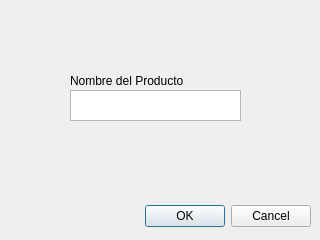
<?xml version="1.0" encoding="UTF-8"?>
<ui version="4.0">
 <class>Dialog</class>
 <widget class="QDialog" name="Dialog">
  <property name="geometry">
   <rect>
    <x>0</x>
    <y>0</y>
    <width>320</width>
    <height>240</height>
   </rect>
  </property>
  <property name="windowTitle">
   <string>Dialog</string>
  </property>
  <widget class="QDialogButtonBox" name="buttonBox">
   <property name="geometry">
    <rect>
     <x>10</x>
     <y>200</y>
     <width>301</width>
     <height>32</height>
    </rect>
   </property>
   <property name="orientation">
    <enum>Qt::Horizontal</enum>
   </property>
   <property name="standardButtons">
    <set>QDialogButtonBox::Cancel|QDialogButtonBox::Ok</set>
   </property>
  </widget>
  <widget class="QLabel" name="label">
   <property name="geometry">
    <rect>
     <x>70</x>
     <y>70</y>
     <width>121</width>
     <height>21</height>
    </rect>
   </property>
   <property name="text">
    <string>Nombre del Producto</string>
   </property>
  </widget>
  <widget class="QPlainTextEdit" name="plainTextEdit_3">
   <property name="geometry">
    <rect>
     <x>70</x>
     <y>90</y>
     <width>171</width>
     <height>31</height>
    </rect>
   </property>
  </widget>
 </widget>
 <resources/>
 <connections>
  <connection>
   <sender>buttonBox</sender>
   <signal>accepted()</signal>
   <receiver>Dialog</receiver>
   <slot>accept()</slot>
   <hints>
    <hint type="sourcelabel">
     <x>248</x>
     <y>254</y>
    </hint>
    <hint type="destinationlabel">
     <x>157</x>
     <y>274</y>
    </hint>
   </hints>
  </connection>
  <connection>
   <sender>buttonBox</sender>
   <signal>rejected()</signal>
   <receiver>Dialog</receiver>
   <slot>reject()</slot>
   <hints>
    <hint type="sourcelabel">
     <x>316</x>
     <y>260</y>
    </hint>
    <hint type="destinationlabel">
     <x>286</x>
     <y>274</y>
    </hint>
   </hints>
  </connection>
 </connections>
</ui>
